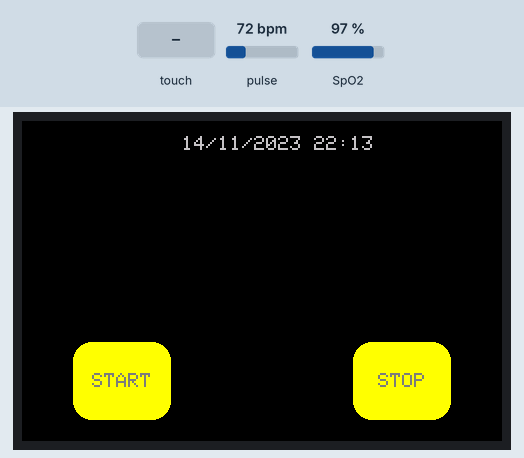
Simulated run of this sketch. Board: Arduino Uno, built with avr-gcc and run on an emulated ATmega328P. On the bench: 480×320 colour display. Inputs (shaded band) come from the test bench; at power-on: pulse 72 bpm, SpO2 97 %. The local clock reads 2024-03-15 10:24:30 at power-on unless the sketch sets it; storage starts empty; what the sketch prints to the serial monitor is not drawn.

Above: at 1.5 s.
1.6 s: touch panel pressed at 13 % / 10 % of its raw x / y range
At 3.8 s:
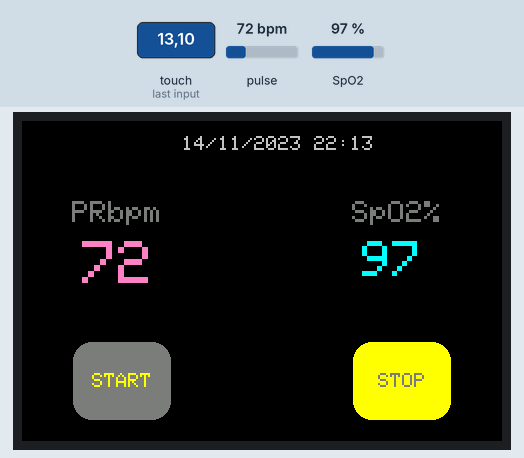
4.1 s: touch panel pressed at 38 % / 10 % of its raw x / y range
At 5.2 s:
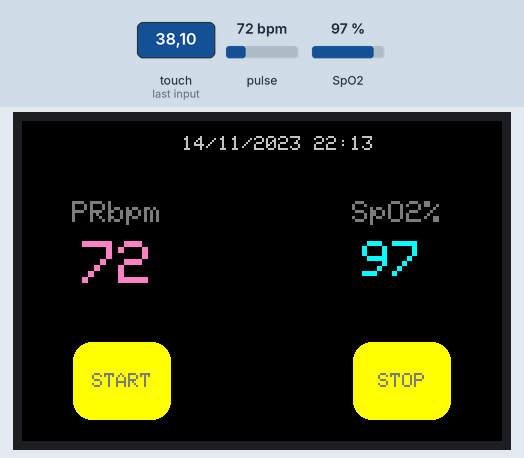
5.6 s: touch panel pressed at 13 % / 70 % of its raw x / y range
At 6.4 s:
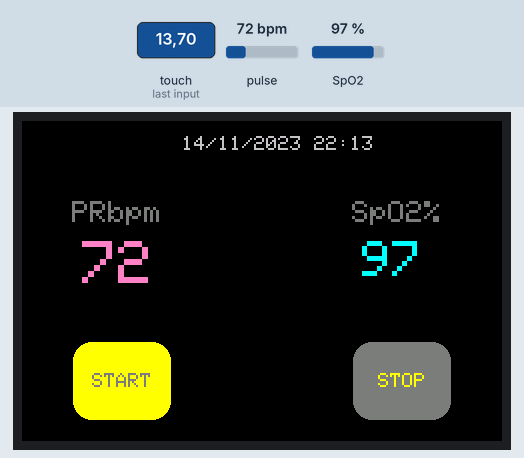
7.1 s: pulse set to 42 bpm
At 9.0 s:
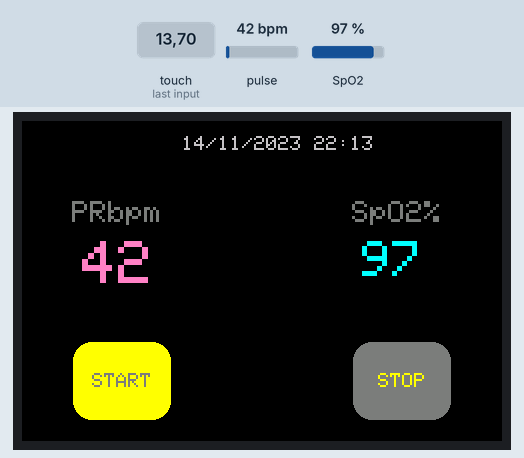
9.3 s: touch panel pressed at 62 % / 10 % of its raw x / y range
At 9.9 s:
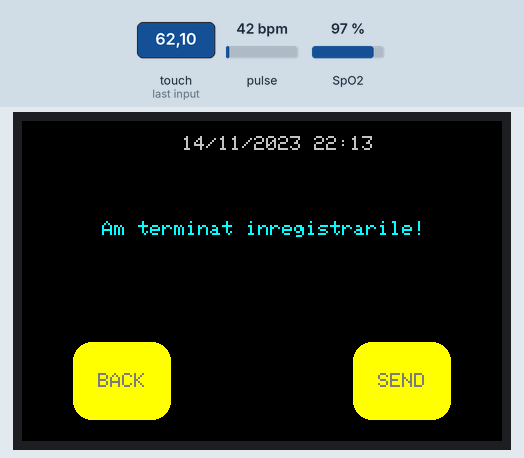
11.1 s: touch panel pressed at 13 % / 10 % of its raw x / y range
At 11.9 s:
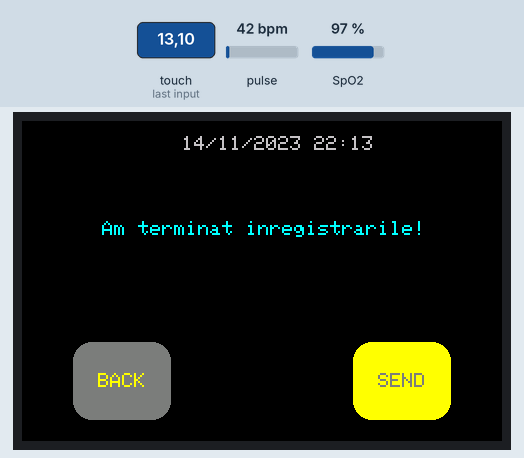
Timing chart, 0 to 14.1 s (numbered marks = the images above; inputs shaded):
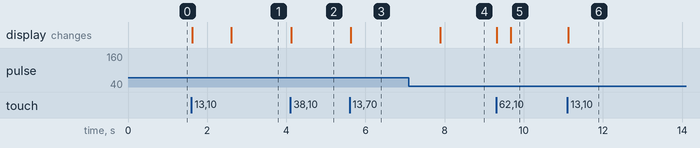

Measured:
- after the input at 1.6 s, the display: first changes at once (image 1 shows a later state)
- after the input at 4.1 s, the display: changes at once (image 2)
- after the input at 5.6 s, the display: changes at once (image 3)
- after the input at 7.1 s, the display: changes after 0.79 s (image 4)
- after the input at 9.3 s, the display: first changes at once (image 5 shows a later state)
- after the input at 11.1 s, the display: changes at once (image 6)

The sketch:

OxyS.ino
```cpp
#include <Wire.h>
#include "MAX30100_PulseOximeter.h"
#include "RTClib.h"
#include <SPI.h>
#include <Adafruit_GFX.h> // Core graphics library
#include <Adafruit_HX8357.h>
#include <Adafruit_STMPE610.h>
#include <SD.h>

#define REPORTING_PERIOD_MS 1000
#define STMPE_CS 6
#define TFT_CS 9
#define TFT_DC 10
#define SD_CS 5
#define TFT_RST -1
#define CSpin 5

RTC_PCF8523 rtc;
Adafruit_HX8357 tft = Adafruit_HX8357(TFT_CS, TFT_DC, TFT_RST);
Adafruit_STMPE610 ts = Adafruit_STMPE610(STMPE_CS);

File DataFile, HRFile, Spo2File;

char daysOfTheWeek[7][12] = {"Sunday", "Monday", "Tuesday", "Wednesday", "Thursday", "Friday", "Saturday"};

PulseOximeter pox;
uint32_t tsLastReport = 0;
#define TS_MINX 3800
#define TS_MAXX 100
#define TS_MINY 100
#define TS_MAXY 3750

// Redefine original colors, add additional colors to match those available with the ILI9341 library
#define HX8357_BLACK 0x0000       ///<   0,   0,   0
#define HX8357_NAVY 0x000F        ///<   0,   0, 123
#define HX8357_DARKGREEN 0x03E0   ///<   0, 125,   0
#define HX8357_DARKCYAN 0x03EF    ///<   0, 125, 123
#define HX8357_MAROON 0x7800      ///< 123,   0,   0
#define HX8357_PURPLE 0x780F      ///< 123,   0, 123
#define HX8357_OLIVE 0x7BE0       ///< 123, 125,   0
#define HX8357_LIGHTGREY 0xC618   ///< 198, 195, 198
#define HX8357_DARKGREY 0x7BEF    ///< 123, 125, 123
#define HX8357_BLUE 0x001F        ///<   0,   0, 255
#define HX8357_GREEN 0x07E0       ///<   0, 255,   0
#define HX8357_CYAN 0x07FF        ///<   0, 255, 255
#define HX8357_RED 0xF800         ///< 255,   0,   0
#define HX8357_MAGENTA 0xF81F     ///< 255,   0, 255
#define HX8357_YELLOW 0xFFE0      ///< 255, 255,   0
#define HX8357_WHITE 0xFFFF       ///< 255, 255, 255
#define HX8357_ORANGE 0xFD20      ///< 255, 165,   0
#define HX8357_GREENYELLOW 0xAFE5 ///< 173, 255,  41
#define HX8357_PINK 0xFC18        ///< 255, 130, 198

// UI Buttondetails
#define BUTTON_X 100
#define BUTTON_Y 260
#define BUTTON_W 100
#define BUTTON_H 80
#define BUTTON_TEXTSIZE 2
#define DISPLAY_XOFFSET 80
#define DISPLAY_TEXTOFFSET 90
#define DISPLAY_YOFFSET 0

enum ButtonName
{
    BTN_START,
    BTN_STOP
};
enum ButtonName2
{
    BTN_BACK,
    BTN_SEND
};
#define MENU1_BTN_CNT 2
Adafruit_GFX_Button Menu1Buttons[MENU1_BTN_CNT];
char Menu1Labels[MENU1_BTN_CNT][6] = {"START", "STOP"};
uint16_t Menu1Colors[MENU1_BTN_CNT] = {HX8357_YELLOW, HX8357_YELLOW};

#define MENU2_BTN_CNT 2
Adafruit_GFX_Button Menu2Buttons[MENU2_BTN_CNT];
char Menu2Labels[MENU2_BTN_CNT][6] = {"BACK", "SEND"};
uint16_t Menu2Colors[MENU2_BTN_CNT] = {HX8357_YELLOW, HX8357_YELLOW};

int textSize = 2;
int textColorIndex = 0;
uint16_t textColor[1] = {HX8357_DARKGREY};

//-------------------------------------------------------------------------
bool initializeButtons(
    Adafruit_GFX_Button menuButtons[],
    uint16_t menuColors[],
    char menuLabels[][6],
    int menuButtonCount)
{
    tft.fillScreen(HX8357_BLACK);

    for (uint8_t row = 0; row < menuButtonCount; row++)
    {
        menuButtons[row].initButton(&tft,
                                    BUTTON_X + row * (BUTTON_W + 180),
                                    BUTTON_Y,
                                    BUTTON_W,
                                    BUTTON_H,
                                    HX8357_BLACK,
                                    menuColors[row],
                                    HX8357_DARKGREY,
                                    menuLabels[row], BUTTON_TEXTSIZE);
        menuButtons[row].drawButton();
    }
    return true;
}

//-------------------------------------------------------------------------
void tftSetCenterCursor(String str, int16_t xIn, int16_t yIn)
{
    int16_t xText, yText;
    uint16_t w, h;

    tft.getTextBounds(str, 0, 0, &xText, &yText, &w, &h);
    tft.setCursor(xIn - w / 2, yIn - h / 2);
}

//--------------------------------------------------------------------------------
void tftPrint(String str)
{
    int16_t xText, yText;
    uint16_t w, h;

    tft.getTextBounds(str, 0, 0, &xText, &yText, &w, &h);
    tft.fillRect(tft.getCursorX(), tft.getCursorY(), w, h, HX8357_BLACK);
    tft.print(str);
}

void onBeatDetected()
{
    Serial.println("Beat!");

}

void setup()
{

    Serial.begin(115200);

    if (!ts.begin())
        return;

    Serial.println("Touchscreen started");
    tft.begin();
    tft.setRotation(1);
    tft.setTextWrap(false);

    initializeButtons(Menu1Buttons, Menu1Colors, Menu1Labels, MENU1_BTN_CNT);

    Serial.print("Initializing pulse oximeter..");
    if (!pox.begin())
    {
        Serial.println("FAILED");
        for (;;)
            ;
    }
    else
    {
        Serial.println("SUCCESS");
    }
    pox.setIRLedCurrent(MAX30100_LED_CURR_7_6MA);
    pox.setOnBeatDetectedCallback(onBeatDetected);

    if (!rtc.begin())
    {
        Serial.println("Couldn't find RTC");
        Serial.flush();
        abort();
    }

    rtc.adjust(DateTime(F(__DATE__), F(__TIME__)));

    rtc.start();

    float drift = 43;                                     // seconds plus or minus over oservation period - set to 0 to cancel previous calibration.
    float period_sec = (7 * 86400);                       // total obsevation period in seconds (86400 = seconds in 1 day:  7 days = (7 * 86400) seconds )
    float deviation_ppm = (drift / period_sec * 1000000); //  deviation in parts per million (μs)
    float drift_unit = 4.34;                              // use with offset mode PCF8523_TwoHours
    int offset = round(deviation_ppm / drift_unit);
}
int tftButtonRelease(Adafruit_GFX_Button menuButtons[], int menuButtonCount)
{
    int btn = -1;
    TS_Point p;

    if (ts.bufferSize())
    {
        p = ts.getPoint();
    }
    else
    {
        // this is our way of tracking touch 'release'!
        p.x = p.y = p.z = -1;
    }

    // Scale from ~0->4000 to  tft.width using the calibration #'s
    if (p.z != -1)
    {
        int16_t px = p.x;
        int16_t py = p.y;
        p.x = map(py, TS_MINY, TS_MAXY, 0, tft.width());
        p.y = map(px, TS_MINX, TS_MAXX, 0, tft.height());
    }

    // go thru all the buttons, checking if they were pressed
    for (uint8_t b = 0; b < menuButtonCount; b++)
    {
        if (menuButtons[b].contains(p.x, p.y))
        {
            Serial.print("Pressing: ");
            Serial.println(b);
            menuButtons[b].press(true); // tell the button it is pressed
        }
        else
        {
            menuButtons[b].press(false); // tell the button it is NOT pressed
        }
    }

    // now we can ask the buttons if their state has changed
    for (uint8_t b = 0; b < menuButtonCount; b++)
    {
        if (menuButtons[b].justReleased())
        {
            Serial.print("Released: ");
            Serial.println(b);
            menuButtons[b].drawButton(); // draw normal
            btn = b;
        }

        if (menuButtons[b].justPressed())
        {
            menuButtons[b].drawButton(true); // draw invert!
            delay(100);                      // UI debouncing
        }
    }
    return btn;
}

void processMenu2()
{
    String msg = "";
    bool exitLoop = false;

    msg = "Am terminat inregistrarile!";
    Serial.println(msg);
    tft.fillScreen(HX8357_BLACK);
    initializeButtons(Menu2Buttons, Menu2Colors, Menu2Labels, MENU2_BTN_CNT);
    while (!exitLoop)
    {
        int btn = tftButtonRelease(Menu2Buttons, MENU2_BTN_CNT);

        if (btn >= 0 && btn < MENU2_BTN_CNT)
        {
            Serial.print("btn = ");
            Serial.println(btn);
        }
        tft.setTextSize(2);
        tft.setTextColor(HX8357_CYAN);
        tft.setCursor(80, 100);
        tft.print(msg);
        DateTime now = rtc.now();
        tft.setTextSize(2);
        tft.setTextColor(HX8357_LIGHTGREY, HX8357_BLACK);
        tft.setCursor(160, 15);
        tft.print(now.day(), DEC);
        tft.print('/');
        tft.print(now.month(), DEC);
        tft.print('/');
        tft.print(now.year(), DEC);
        tft.print(' ');
        tft.print(now.hour(), DEC);
        tft.print(':');
        tft.print(now.minute(), DEC);

        switch (btn)
        {
        case BTN_SEND:
            Serial.println("a intrat send");

            DataFile = SD.open("Patient.txt", FILE_WRITE);
            DataFile.println("Data inregistrarii:");
            DataFile.print(now.year(), DEC);
            DataFile.print('/');
            DataFile.print(now.month(), DEC);
            DataFile.print('/');
            DataFile.print(now.day(), DEC);
            DataFile.print(" (");
            DataFile.print(daysOfTheWeek[now.dayOfTheWeek()]);
            DataFile.print(") ");
            DataFile.print(now.hour(), DEC);
            DataFile.print(':');
            DataFile.print(now.minute(), DEC);
            DataFile.print(':');
            DataFile.print(now.second(), DEC);
            DataFile.println();
            DataFile.print("Pulsul pacientului:");
            DataFile.print(pox.getHeartRate());
            DataFile.println("bpm");
            DataFile.print("SpO2-ul pacientului:");
            DataFile.print(pox.getSpO2());
            DataFile.println("%");
            DataFile.close();
            tft.setTextSize(2);
            tft.setTextColor(HX8357_PINK);
            tft.setCursor(80, 130);
            tft.print("Datele au fost inregistrate");
            tft.setCursor(140, 150);
            tft.print("pe cardul SD.");
            break;

        case BTN_BACK:
            pox.shutdown();
            Serial.println("a intrat back");
            exitLoop = true;
            break;

        default:
            break;
        }
    }
}

void processMenu1()
{
    String msg = "";
    int btn = tftButtonRelease(Menu1Buttons, MENU1_BTN_CNT);
    if (btn >= 0 && btn < MENU1_BTN_CNT)
    {
        Serial.print("btn = ");
        Serial.println(btn);
    }

    switch (btn)
    {
    case BTN_START:
        pox.begin();
        break;

    case BTN_STOP:
        processMenu2();
        initializeButtons(Menu1Buttons, Menu1Colors, Menu1Labels, MENU1_BTN_CNT);
        pox.begin();
        break;

    default:
        break;
    }
}
void puls()
{
    pox.update();
    if (millis() - tsLastReport > REPORTING_PERIOD_MS)
    {
        DateTime now = rtc.now();
        if (pox.getHeartRate() != 0 && pox.getSpO2() != 0 && pox.getSpO2() <= 100 && pox.getHeartRate() > 30 && pox.getHeartRate() < 200)
        {
            SD.begin(CSpin);

            HRFile = SD.open("Pulse.txt", FILE_WRITE);
            HRFile.print(int(pox.getHeartRate()));
            HRFile.print("   ");
            HRFile.print(pox.getSpO2());
            HRFile.close();


            tft.setTextSize(3);
            tft.setTextColor(HX8357_DARKGREY);
            tft.setCursor(50, 80);
            tft.print("PRbpm");
            tft.setTextColor(HX8357_PINK, HX8357_BLACK);
            tft.setCursor(60, 120);
            tft.setTextSize(6);
            tft.print(int(pox.getHeartRate()));
            tft.print("    ");
            tft.setTextSize(3);
            tft.setTextColor(HX8357_DARKGREY);
            tft.setCursor(330, 80);
            tft.print("SpO2% ");
            tft.setTextColor(HX8357_CYAN, HX8357_BLACK);
            tft.setTextSize(5);
            tft.setCursor(340, 120);
            tft.print(pox.getSpO2());

            Serial.print("Data inregistrarii:");
            Serial.print(now.year(), DEC);
            Serial.print('/');
            Serial.print(now.month(), DEC);
            Serial.print('/');
            Serial.print(now.day(), DEC);
            Serial.print(" (");
            Serial.print(daysOfTheWeek[now.dayOfTheWeek()]);
            Serial.print(") ");
            Serial.print(now.hour(), DEC);
            Serial.print(':');
            Serial.print(now.minute(), DEC);

            Serial.print("Pulsul pacientului:");
            Serial.print(pox.getHeartRate());
            Serial.println("bpm");
            Serial.print("SpO2-ul pacientului:");
            Serial.print(pox.getSpO2());
            Serial.println("%");

        tsLastReport = millis();
    }
}
}

void loop()
{
    DateTime now = rtc.now();
    tft.setTextSize(2);
    tft.setTextColor(HX8357_LIGHTGREY, HX8357_BLACK);
    tft.setCursor(160, 15);
    tft.print(now.day(), DEC);
    tft.print('/');
    tft.print(now.month(), DEC);
    tft.print('/');
    tft.print(now.year(), DEC);
    tft.print(' ');
    tft.print(now.hour(), DEC);
    tft.print(':');
    tft.print(now.minute(), DEC);
    processMenu1();
    puls();
}
```
